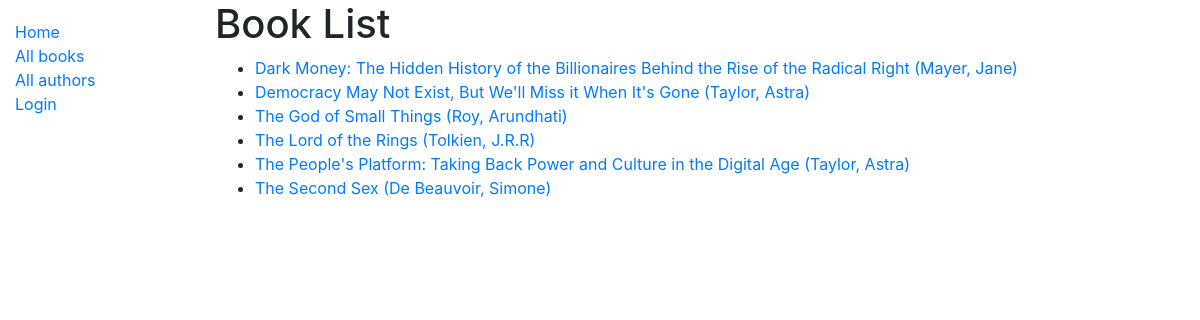
/catalog/books/, run on the app's committed database.
### catalog/models.py (models this page shows, shortened)
class Book(models.Model):
	title = models.CharField(max_length=200)
	author = models.ForeignKey('Author', on_delete=models.SET_NULL, null=True)
	summary = models.TextField(max_length=1000, help_text='Enter a brief description of the book')
	isbn = models.CharField('ISBN', max_length=13, unique=True,
							help_text='13 Character <a href="https://www.isbn-international.org/content/what-isbn">ISBN number</a>')
	genre = models.ManyToManyField(Genre, help_text='Select a genre for this book')
	language = models.ForeignKey('Language', on_delete=models.SET_NULL, null=True)
	class Meta:
		ordering = ['title', 'author']
	def get_absolute_url(self):
		return reverse('book-detail', args=[str(self.id)])
	def display_genre(self):
		"""Create a string for the Genre. This is required to display genre in Admin."""
		return ', '.join(genre.name for genre in self.genre.all()[:3])
	display_genre.short_description = 'Genre'

class Author(models.Model):
	first_name = models.CharField(max_length=100)
	last_name = models.CharField(max_length=100)
	date_of_birth = models.DateField(null=True, blank=True)
	date_of_death = models.DateField('died', null=True, blank=True)
	class Meta:
		ordering = ['last_name', 'first_name']
	def get_absolute_url(self):
		return reverse('author-detail', args=[str(self.id)])
	def __str__(self):
		return f'{self.last_name}, {self.first_name}'

### catalog/views.py (the view)
# urls.py: path('books/', views.BookListView.as_view(), name='books'),
class BookListView(generic.ListView):
	model = Book
	paginate_by = 10
	def get_context_data(self, **kwargs):
		context = super(BookListView, self).get_context_data(**kwargs)
		context['some_data'] = 'This is just some data'
		return context

### catalog/templates/catalog/book_list.html (shortened to what this page needs)
{% extends "base_generic.html" %}
{% block content %}
  <h1>Book List</h1>
  {% if book_list %}
  <ul>
    {% for book in book_list %}
      <li>
        <a href="{{ book.get_absolute_url }}">{{ book.title }}</a>
        <a href="{{ book.author.get_absolute_url }}">({{book.author}})</a>
      </li>
    {% endfor %}
  </ul>
  {% else %}
    <p>There are no books in the library.</p>
  {% endif %}
{% endblock %}

### catalog/templates/base_generic.html (shortened to what this page needs)
<!DOCTYPE html>
<html lang="en">
<head>
  <link rel="stylesheet" href="https://cdn.jsdelivr.net/npm/bootstrap@4.5.3/dist/css/bootstrap.min.css">
  {% load static %}
  <link rel="stylesheet" href="{% static 'css/styles.css' %}">
</head>
<body>
  <div class="container-fluid">
    <div class="row">
      <div class="col-sm-2">
      {% block sidebar %}
        <ul class="sidebar-nav">
          <li><a href="{% url 'index' %}">Home</a></li>
          <li><a href="{% url 'books' %}">All books</a></li>
          <li><a href="{% url 'author' %}">All authors</a></li>
          {% if user.is_authenticated %}
           <li>User: {{ user.get_username }}</li>
           <li><a href="{% url 'my-borrowed' %}">My Borrowed</a></li>
           <li><a href="{% url 'logout'%}?next={{request.path}}">Logout</a></li>
          {% else %}
           <li><a href="{% url 'login'%}?next={{request.path}}">Login</a></li>
          {% endif %}
        </ul>
     {% endblock %}
      </div>
      <div class="col-sm-10 ">{% block content %}{% endblock %}
      </div>
    </div>
  </div>
</body>
</html>

### catalog/static/css/styles.css (style rules this page uses)
.sidebar-nav { margin-top: 20px; padding: 0; list-style: none; }

### data on the page
Book: title "Dark Money: The Hidden History of the Billionaires Behind the Rise of the Radical Right", author "Mayer, Jane"
Book: title "Democracy May Not Exist, But We'll Miss it When It's Gone", author "Taylor, Astra"
Book: title "The God of Small Things", author "Roy, Arundhati"
Book: title "The Lord of the Rings", author "Tolkien, J.R.R"
Book: title "The People's Platform: Taking Back Power and Culture in the Digital Age", author "Taylor, Astra"
Book: title "The Second Sex", author "De Beauvoir, Simone"
